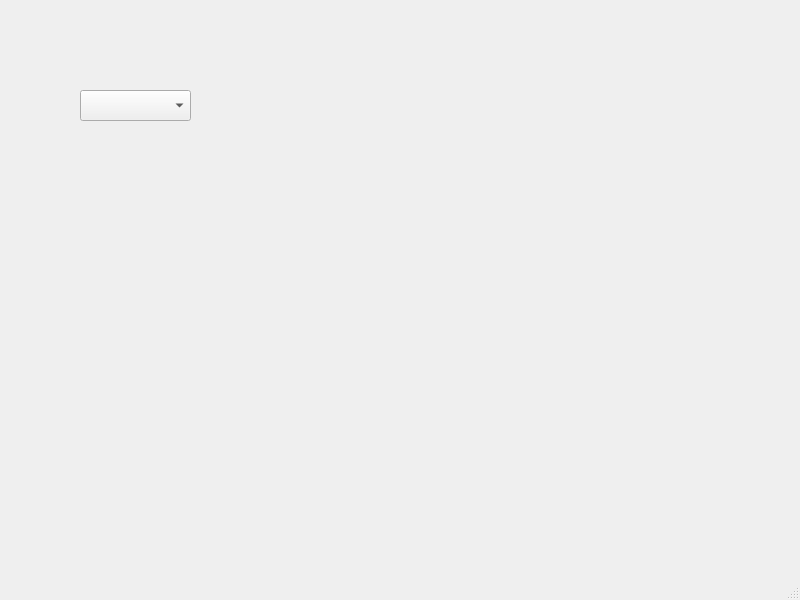
<?xml version="1.0" encoding="UTF-8"?>
<ui version="4.0">
 <class>MainWindow</class>
 <widget class="QMainWindow" name="MainWindow">
  <property name="geometry">
   <rect>
    <x>0</x>
    <y>0</y>
    <width>800</width>
    <height>600</height>
   </rect>
  </property>
  <property name="windowTitle">
   <string>MainWindow</string>
  </property>
  <widget class="QWidget" name="centralwidget">
   <widget class="QComboBox" name="comboBox">
    <property name="geometry">
     <rect>
      <x>80</x>
      <y>90</y>
      <width>111</width>
      <height>31</height>
     </rect>
    </property>
   </widget>
  </widget>
  <widget class="QMenuBar" name="menubar">
   <property name="geometry">
    <rect>
     <x>0</x>
     <y>0</y>
     <width>800</width>
     <height>21</height>
    </rect>
   </property>
  </widget>
  <widget class="QStatusBar" name="statusbar"/>
 </widget>
 <resources/>
 <connections/>
</ui>
